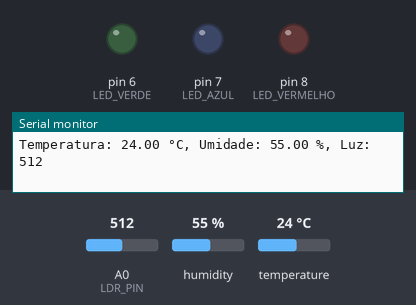
This sketch was run on a simulated Arduino Uno, built with avr-gcc and run on an emulated ATmega328P. Parts: output pins drawn as LEDs (lit = HIGH), the last lines printed to the serial monitor. Inputs (shaded band) come from the test bench; at power-on: humidity 55 %, A0 (LDR_PIN) = 512, temperature 24 °C.

Above: at 2.8 s.
2.9 s: humidity set to 31 %
5.6 s: humidity set to 28 %
At 7.1 s:
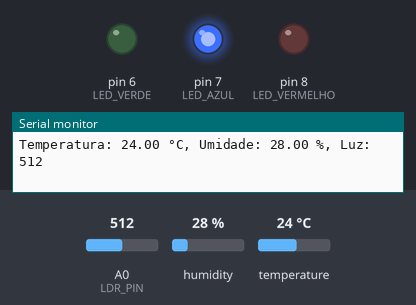
8.3 s: A0 (LDR_PIN) set to 481
At 10.6 s:
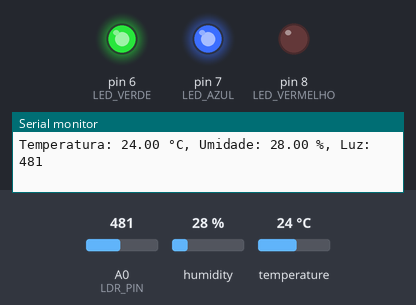
11.5 s: temperature set to 29.5 °C
14.2 s: temperature set to 30.7 °C
At 17.1 s:
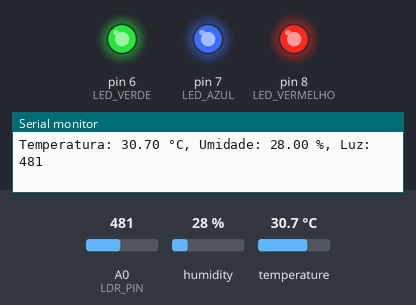
17.5 s: A0 (LDR_PIN) set to 510
At 18.9 s:
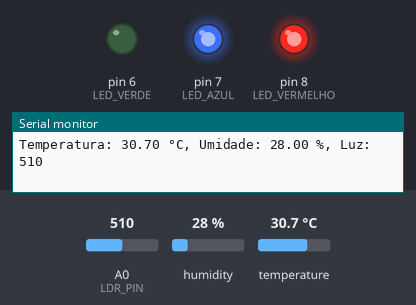
Timing chart, 0 to 20.5 s (numbered marks = the images above; inputs shaded):
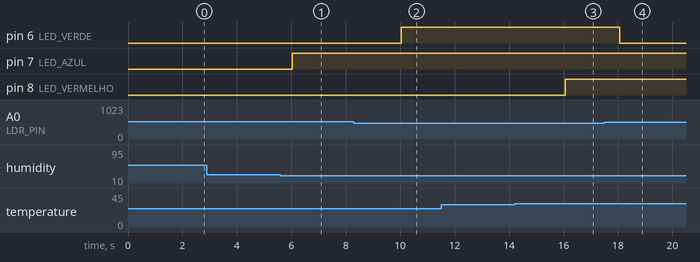

Measured:
- the behaviour switches between 30 and 29 % on humidity (found by bisection; images 0 and 1)
- the behaviour switches between 500 and 499 on A0 (LDR_PIN) (found by bisection; images 1 and 2)
- the behaviour switches between 30 and 30.1 °C on temperature (found by bisection; images 2 and 3)
- after the input at 5.6 s, pin 7 (LED_AZUL): LOW → HIGH after 0.43 s
- after the input at 8.3 s, pin 6 (LED_VERDE): LOW → HIGH after 1.7 s
- after the input at 14.2 s, pin 8 (LED_VERMELHO): LOW → HIGH after 1.9 s
- after the input at 17.5 s, pin 6 (LED_VERDE): HIGH → LOW after 0.57 s

The sketch:

estacaoMeteorologica.ino
```cpp
#include <DHT.h>

#define DHTPIN 2
#define DHTTYPE DHT22

#define LDR_PIN A0
#define LED_VERDE 6
#define LED_AZUL 7
#define LED_VERMELHO 8

DHT dht(DHTPIN, DHTTYPE);

void setup()
{
    pinMode(LED_VERDE, OUTPUT);
    pinMode(LED_AZUL, OUTPUT);
    pinMode(LED_VERMELHO, OUTPUT);
    Serial.begin(9600);
    dht.begin();
}

void loop()
{
    float temperatura = dht.readTemperature();
    float umidade = dht.readHumidity();
    int luz = analogRead(LDR_PIN);

    if (isnan(temperatura) || isnan(umidade))
    {
        Serial.println("Falha na leitura do DHT22!");
        return;
    }

    Serial.print("Temperatura: ");
    Serial.print(temperatura);
    Serial.print(" °C, Umidade: ");
    Serial.print(umidade);
    Serial.print(" %, Luz: ");
    Serial.println(luz);

    if (temperatura > 30)
    {
        digitalWrite(LED_VERMELHO, HIGH);
    }
    else
    {
        digitalWrite(LED_VERMELHO, LOW);
    }

    if (umidade < 30)
    {
        digitalWrite(LED_AZUL, HIGH);
    }
    else
    {
        digitalWrite(LED_AZUL, LOW);
    }

    if (luz < 500)
    {
        digitalWrite(LED_VERDE, HIGH);
    }
    else
    {
        digitalWrite(LED_VERDE, LOW);
    }

    delay(2000);
}
```
